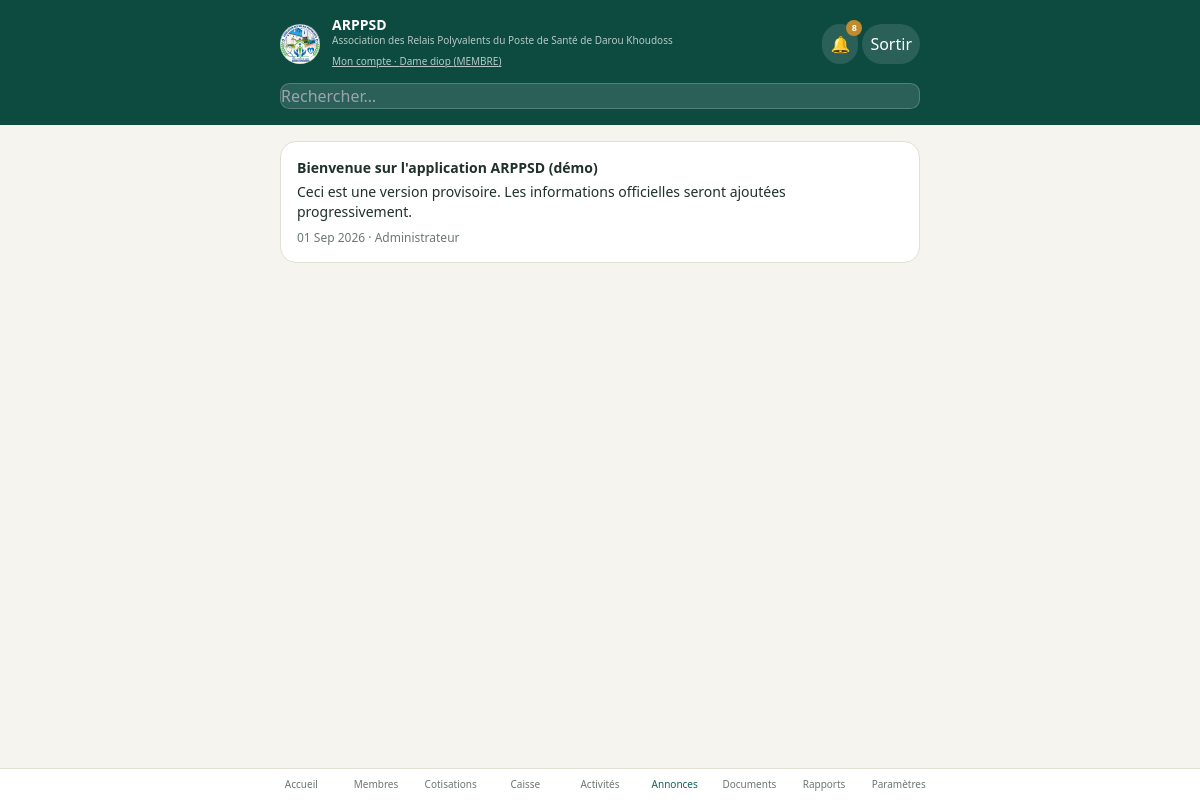
/annonces (signed in), run on the app's committed database.
### tables this page shows
CREATE TABLE setting (
    key TEXT PRIMARY KEY,
    value TEXT
);

CREATE TABLE member (
    id TEXT PRIMARY KEY,
    first_name TEXT NOT NULL,
    last_name TEXT NOT NULL,
    phone TEXT, address TEXT, fonction TEXT DEFAULT 'MEMBRE',
    member_code TEXT, join_date TEXT, status TEXT DEFAULT 'actif',
    notes TEXT, is_demo INTEGER DEFAULT 0, password_hash TEXT
);

CREATE TABLE announcement (
    id TEXT PRIMARY KEY,
    title TEXT NOT NULL, content TEXT, date TEXT, author TEXT,
    status TEXT DEFAULT 'publié', is_demo INTEGER DEFAULT 0
);

### app.py (the view)
@app.route("/annonces")
@login_required
def announcements():
    return render_template("announcements.html", announcements=db.get_announcements())

### app.py (called while the page is built)
@app.after_request
def backup_db_after_write(response):
    if request.method == "POST" and response.status_code < 400 and gdrive.is_configured():
        try:
            gdrive.backup_db_file(db.DB_PATH)
        except Exception:
            pass
    return response

def get_permissions():
    return db.get_setting("permissions", DEFAULT_PERMISSIONS)

def current_user():
    uid = session.get("user_id")
    if not uid:
        return None
    m = db.get_member(uid)
    if not m or m.status != "actif":
        session.clear()
        return None
    return {"id": m.id, "name": m.full_name, "role": m.fonction}

def current_perms():
    user = current_user()
    if not user:
        return {}
    return get_permissions().get(user["role"], {})

def login_required(fn):
    @wraps(fn)
    def wrapper(*args, **kwargs):
        if not current_user():
            return redirect(url_for("login"))
        return fn(*args, **kwargs)
    return wrapper

@app.context_processor
def inject_globals():
    user = current_user()
    unread = db.count_unread_notifications(user["id"], user["role"]) if user else 0
    return dict(
        current_user=user,
        perms=current_perms(),
        org_name=db.get_setting("org_name", "Association des Relais Polyvalents du Poste de Santé de Darou Khoudoss"),
        org_acronym=db.get_setting("org_acronym", "ARPPSD"),
        MONTHS_FR=MONTHS_FR,
        unread_notifications=unread,
    )

### db.py (called while the page is built)
def get_db():
    if "db" not in g:
        g.db = sqlite3.connect(DB_PATH)
        g.db.row_factory = sqlite3.Row
        g.db.execute("PRAGMA foreign_keys = ON")
    return g.db

def _parse_date(value):
    if not value:
        return None
    return datetime.strptime(value, "%Y-%m-%d").date()

def _parse_datetime(value):
    if not value:
        return None
    return datetime.fromisoformat(value)

def row_to_member(r):
    if r is None:
        return None
    d = Row(dict(r))
    d.join_date = _parse_date(d.get("join_date"))
    d.full_name = f"{d.get('first_name','')} {d.get('last_name','')}"
    return d

def row_to_announcement(r):
    if r is None:
        return None
    d = Row(dict(r))
    d.date = _parse_datetime(d.get("date"))
    return d

def get_setting(key, default=None):
    db = get_db()
    row = db.execute("SELECT value FROM setting WHERE key = ?", (key,)).fetchone()
    if row is None:
        return default
    try:
        return json.loads(row["value"])
    except (TypeError, ValueError):
        return row["value"]

### templates/announcements.html (shortened to what this page needs)
{% extends "base.html" %}
{% set active_nav = "announcements" %}
{% block content %}
<div class="space-y-3">
  {% if not announcements %}
    <p class="text-sm text-center py-8" style="color:var(--muted)">Aucune annonce.</p>
  {% else %}
    <div class="space-y-2">
      {% for a in announcements %}
      <div class="card">
        <div class="flex justify-between items-start">
          <div class="font-semibold text-sm flex items-center gap-1.5">{{ a.title }} {% if a.is_demo %}<span class="badge badge-warning">Démo</span>{% endif %}</div>
        </div>
        <p class="text-sm mt-1">{{ a.content }}</p>
        <div class="text-xs mt-2" style="color:var(--muted)">{{ a.date.strftime('%d %b %Y') }} · {{ a.author }}</div>
      </div>
      {% endfor %}
    </div>
  {% endif %}
</div>
{% endblock %}

### templates/base.html (shortened to what this page needs)
<!DOCTYPE html>
<html lang="fr">
<head>
  <script src="https://cdn.tailwindcss.com"></script>
</head>
<body class="min-h-screen flex flex-col">
  {% if current_user %}
  <div style="background: var(--primary-dark);" class="text-white">
    <div class="max-w-2xl mx-auto px-4 pt-4 pb-3 flex items-center justify-between">
      <div class="flex items-center gap-3">
        <img src="{{ url_for('static', filename='logo.jpg') }}" alt="Logo {{ org_acronym }}"
             class="w-10 h-10 rounded-full object-cover flex-shrink-0">
        <div>
          <div class="font-bold text-sm leading-tight">{{ org_acronym }}</div>
          <div class="text-[10px] opacity-70 leading-snug">{{ org_name }}</div>
          <a href="{{ url_for('my_account') }}" class="text-[10px] underline opacity-70">Mon compte · {{ current_user.name }} ({{ current_user.role }})</a>
        </div>
      </div>
      <div class="flex items-center gap-1 flex-shrink-0">
        <a href="{{ url_for('notifications') }}" class="p-2 rounded-full relative" style="background: rgba(255,255,255,.12);" aria-label="Notifications">
          🔔
          {% if unread_notifications %}
          <span class="absolute -top-1 -right-1 text-[9px] font-bold rounded-full w-4 h-4 flex items-center justify-center"
                style="background: var(--accent); color:#fff;">{{ unread_notifications if unread_notifications < 10 else '9+' }}</span>
          {% endif %}
        </a>
        <a href="{{ url_for('logout') }}" class="p-2 rounded-full" style="background: rgba(255,255,255,.12);">Sortir</a>
      </div>
    </div>
    <div class="max-w-2xl mx-auto px-4 pb-4">
      <form method="GET" action="{{ url_for('search') }}">
        <input name="q" placeholder="Rechercher…" value="{{ request.args.get('q', '') }}"
               style="background: rgba(255,255,255,.12); border:1px solid rgba(255,255,255,.2); color:#fff;">
      </form>
    </div>
  </div>
  {% endif %}
  <div class="flex-1 w-full max-w-2xl mx-auto px-4 pt-4 {% if current_user %}pb-28{% endif %}">
    {% block content %}{% endblock %}
  </div>
  {% if current_user %}
  <nav class="fixed bottom-0 left-0 right-0 flex" style="background: var(--surface); border-top:1px solid var(--border);">
    <div class="flex mx-auto max-w-2xl w-full overflow-x-auto">
      {% set nav_items = [
        ('dashboard', 'Accueil', url_for('dashboard')),
        ('members', 'Membres', url_for('members')),
        ('contributions', 'Cotisations', url_for('contributions')),
        ('caisse', 'Caisse', url_for('caisse')),
        ('activities', 'Activités', url_for('activities')),
        ('announcements', 'Annonces', url_for('announcements')),
        ('documents', 'Documents', url_for('documents')),
        ('reports', 'Rapports', url_for('reports')),
        ('settings', 'Paramètres', url_for('settings_view')),
      ] %}
      {% for key, label, href in nav_items %}
        <a href="{{ href }}" class="navlink flex flex-col items-center justify-center gap-0.5 py-2 flex-1 min-w-[64px] text-[10px] font-medium {% if active_nav == key %}active{% endif %}">
          {{ label }}
        </a>
      {% endfor %}
    </div>
  </nav>
  {% endif %}
</body>
</html>

### templates/base.html (style rules this page uses)
:root { --bg:#F6F4EE; --surface:#FFFFFF; --primary:#146356; --primary-dark:#0D4A40; --primary-light:#E6F0ED; --accent:#C08A2E; --accent-light:#F5EBD8; --ink:#20302C; --muted:#6C776F; --border:#E2DFD3; --danger:#B14A3D; --danger-light:#F7E9E6; --success:#2E7D53; --success-light:#E5F2EA; --warning:#B08628; --warning-light:#F5EEDA; }
body { background: var(--bg); color: var(--ink); font-family: ui-sans-serif, system-ui, sans-serif; }
.card { background: var(--surface); border: 1px solid var(--border); border-radius: 1rem; padding: 1rem; }
input, select, textarea { width:100%; padding:.6rem .75rem; border-radius:.6rem; border:1px solid var(--border); background:#fff; font-size:.875rem; }
.navlink.active { color: var(--primary) !important; }
.navlink { color: var(--muted); }

### data on the page
setting: value "ARPPSD"
setting: value "Association des Relais Polyvalents du Poste de Santé de Darou Khoudoss"
member: role "MEMBRE"
announcement: title "Bienvenue sur l'application ARPPSD (démo)", content "Ceci est une version provisoire. Les informations officielles seront ajoutées progressivement.", date "01 Sep 2026", author "Administrateur"

### other printed values
{{ current_user.name }} "Dame diop"
{{ unread_notifications if unread_notifications < 10 else '9+' }} "8"
{{ label }} "Accueil" "Membres" "Cotisations" "Caisse" "Activités" "Annonces" "Documents" "Rapports" "Paramètres"
